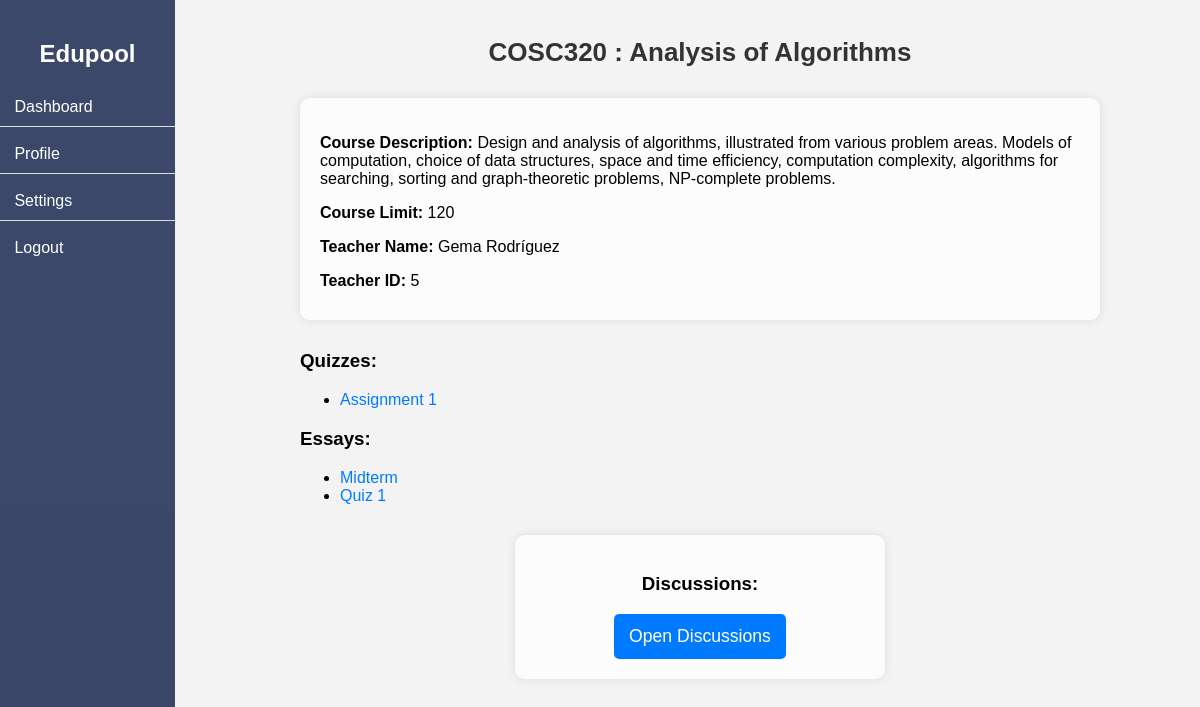
The page /course/1 on the database as committed earlier.
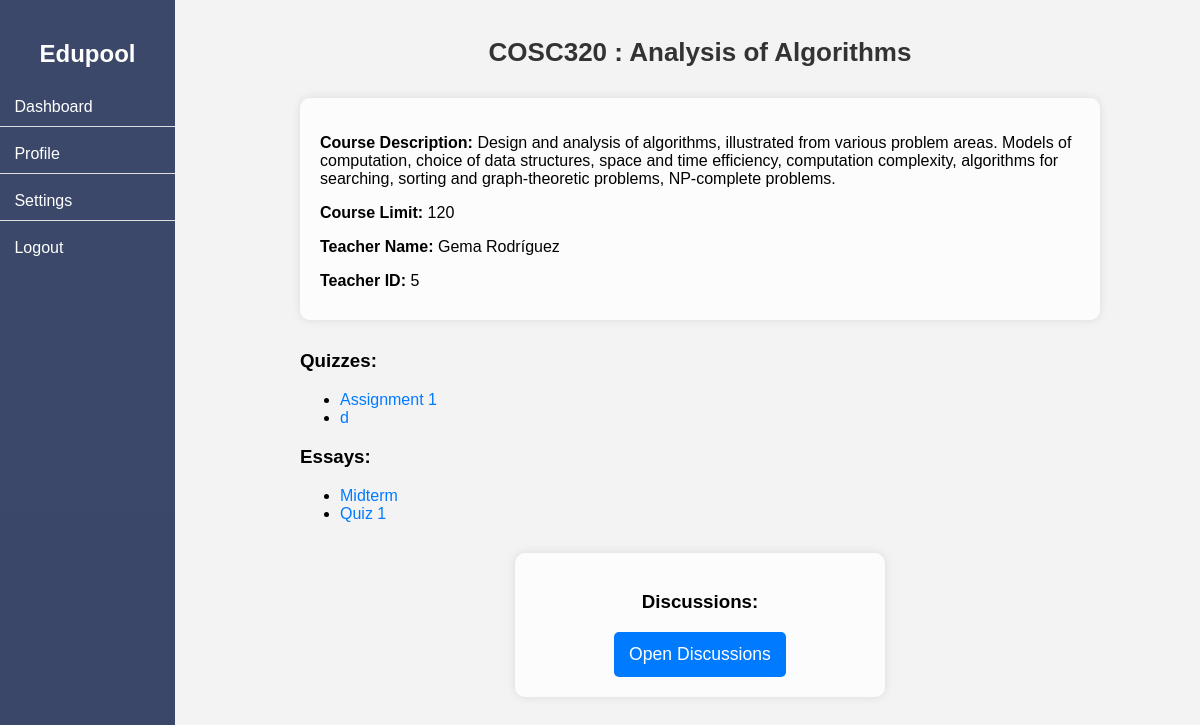
The same page on the database as committed later.
### website/models.py (models this page shows)
class Quiz(db.Model, UserMixin):
    __tablename__ = 'quizzes'
    id=db.Column(db.Integer, primary_key=True)
    quiz_name = db.Column(db.String(150))
    course_id = db.Column(db.Integer, db.ForeignKey('courses.id'))

class Essay(db.Model, UserMixin):
    __tablename__ = 'essays'
    id=db.Column(db.Integer, primary_key=True)
    essay_name = db.Column(db.String(150))
    course_id = db.Column(db.Integer, db.ForeignKey('courses.id'))

### website/views.py (the view)
@views.route('/course/<int:course_id>')
def course_page(course_id):
    course = Course.query.get(course_id)
    quizzes = Quiz.query.filter_by(course_id=course_id).all()
    essays = Essay.query.filter_by(course_id=course_id).all()
    teacher = User.query.get(course.teacher_id)
    quiz_submissions = {}
    for quiz in quizzes:
        submissions = QuizSubmission.query.filter_by(quiz_id=quiz.id).all()
        quiz_submissions[quiz.id] = {}
        for submission in submissions:
            student_name = User.query.get(submission.student_id).first_name + " " + User.query.get(submission.student_id).last_name
            quiz_submissions[quiz.id][submission.student_id] = {
                'student_name': student_name,
                'graded': submission.given_grade is not None
            }
    essay_submissions = {}
    for essay in essays:
        submissions = EssaySubmission.query.filter_by(essay_id=essay.id).all()
        essay_submissions[essay.id] = {}
        for submission in submissions:
            student_name = User.query.get(submission.student_id).first_name + " " + User.query.get(submission.student_id).last_name
            essay_submissions[essay.id][submission.student_id] = {
                'student_name': student_name,
                'graded': submission.given_grade is not None
            }
    return render_template('course.html', course=course, teacher=teacher, quizzes=quizzes, essays=essays, quiz_submissions=quiz_submissions, essay_submissions=essay_submissions)

### website/templates/course.html (shortened to what this page needs)
<!DOCTYPE html>
<html>
<head>
</head>
<body>
    {% include 'sidebar.html' %}
    <div class="main-container">
        <div class="main-content">
            <h1>{{ course.course_code }} : {{ course.course_name}}</h1>
            <div class="info-box">
                <p><strong>Course Description:</strong> {{ course.course_desc }}</p>
                <p><strong>Course Limit:</strong> {{ course.course_limit }}</p>
                <p><strong>Teacher Name:</strong> {{ teacher.first_name }} {{ teacher.last_name }}</p>
                <p><strong>Teacher ID:</strong> {{ course.teacher_id }}</p>
            </div>
            <h3>Quizzes:</h3>
            <ul>
                {% for quiz in quizzes %}
                <li><a href="{{ url_for('views.quiz_page', course_id=course.id, quiz_id=quiz.id) }}">{{ quiz.quiz_name
                        }}</a></li>
                {% endfor %}
            </ul>
            <h3>Essays:</h3>
            <ul>
                {% for essay in essays %}
                <li><a href="{{ url_for('views.essay_page', course_id=course.id, essay_id=essay.id) }}">{{
                        essay.essay_name }}</a></li>
                {% endfor %}
            </ul>
            <div class="discussion-grades">
                <div class="card">
                    <h3>Discussions:</h3>
                    <a href="{{ url_for('views.course_discussions', course_id=course.id) }}"><button>Open
                            Discussions</button></a>
                </div>
            </div>
        </div>
    </div>
</body>
</html>

Rows that differ between the two databases and show on the page:
added Quiz: quiz_name "d"
